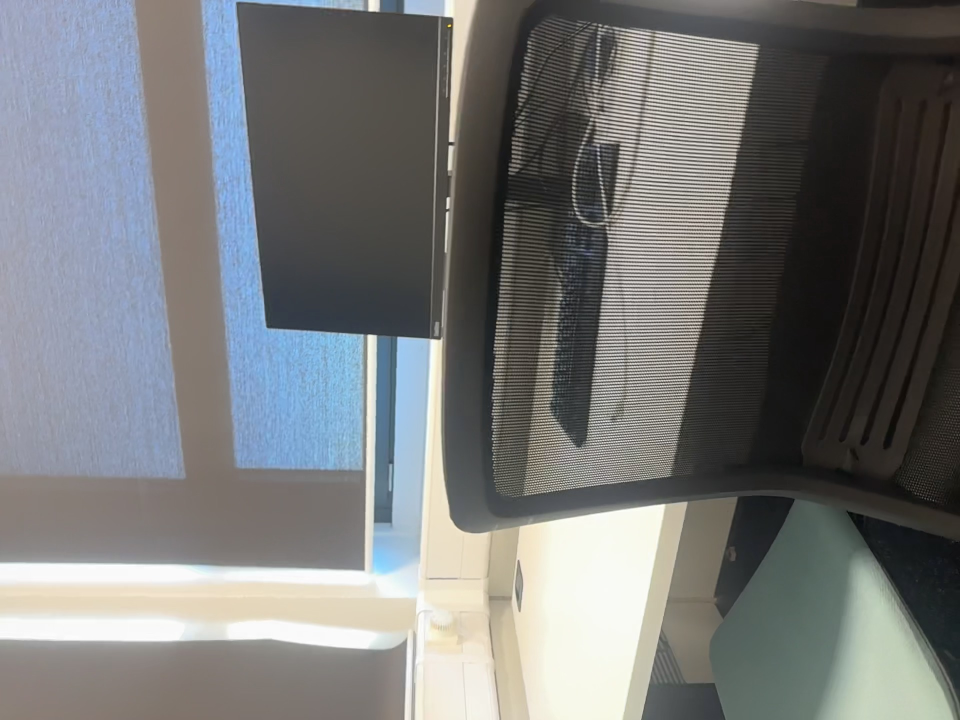
#> input picture results/diagnosis/blur/renders/eval_1219_photo.png, 1920 x 1440 px, given in place of train_234_render.png, which was not available (shown at 1/2 size)
$ python shift_check.py
#> lines starting #> are read from the running program, lines starting #| are printed output that depends on the picture
"""Reviewer check: is the render misregistered against its own photo (global/local shift)?
For each render/photo pair at 1920x1440: global phase-correlation shift, cc-PSNR before/after
shifting, and a grid of local shifts (256 px tiles)."""
import json, sys
from pathlib import Path
import numpy as np
from PIL import Image
D = Path(__file__).resolve().parents[1] / "blur/renders"
def load(p): return np.asarray(Image.open(p).convert("RGB"), np.float64) / 255.0
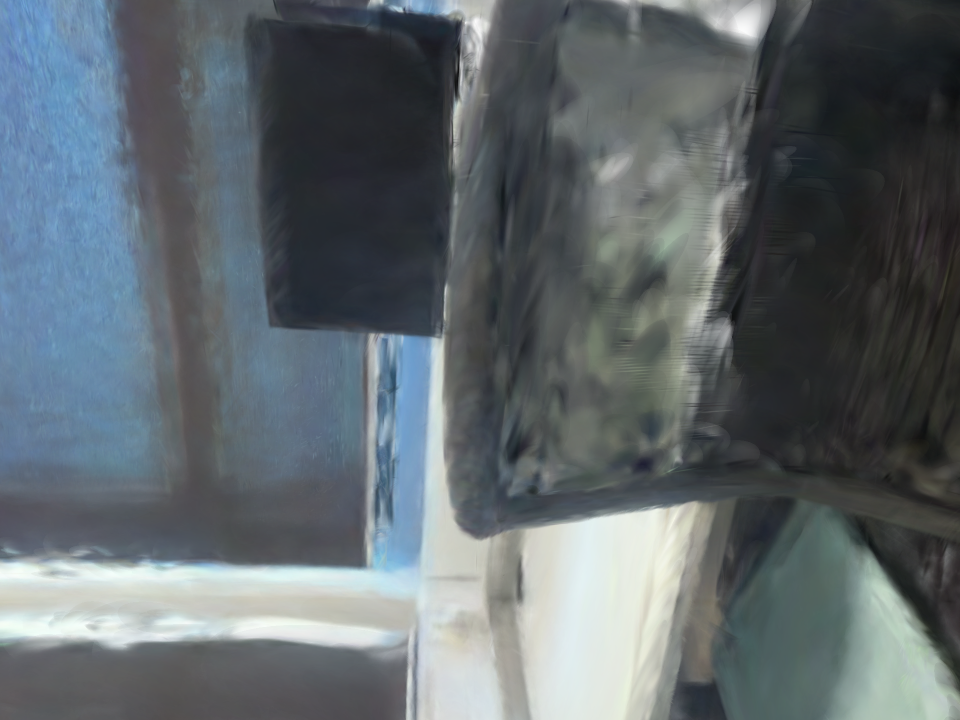
#> input picture results/diagnosis/blur/renders/eval_1219_render.png, 1920 x 1440 px, given in place of train_234_photo.png, which was not available (shown at 1/2 size)
def grey(a): return a @ np.array([0.299, 0.587, 0.114])
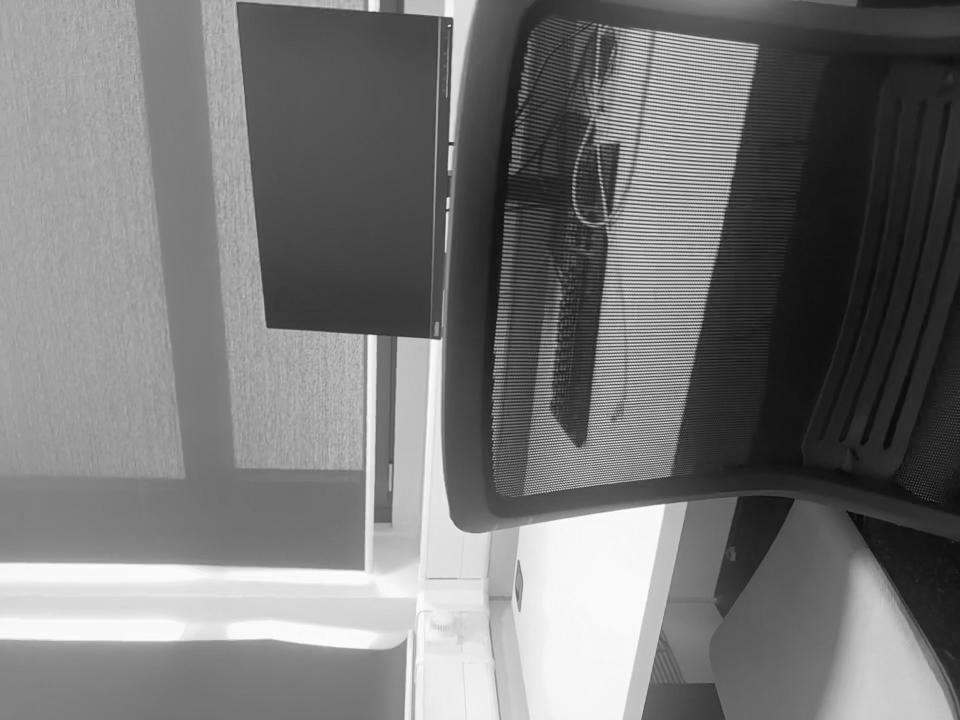
#> returned value: shape (1440, 1920) float64 (shown at 1/2 size); min 0.00117, max 1, mean 0.465
#> in grey (call 2), `def grey(a): return a @ np.array([0.299, 0.587, 0.114])`:
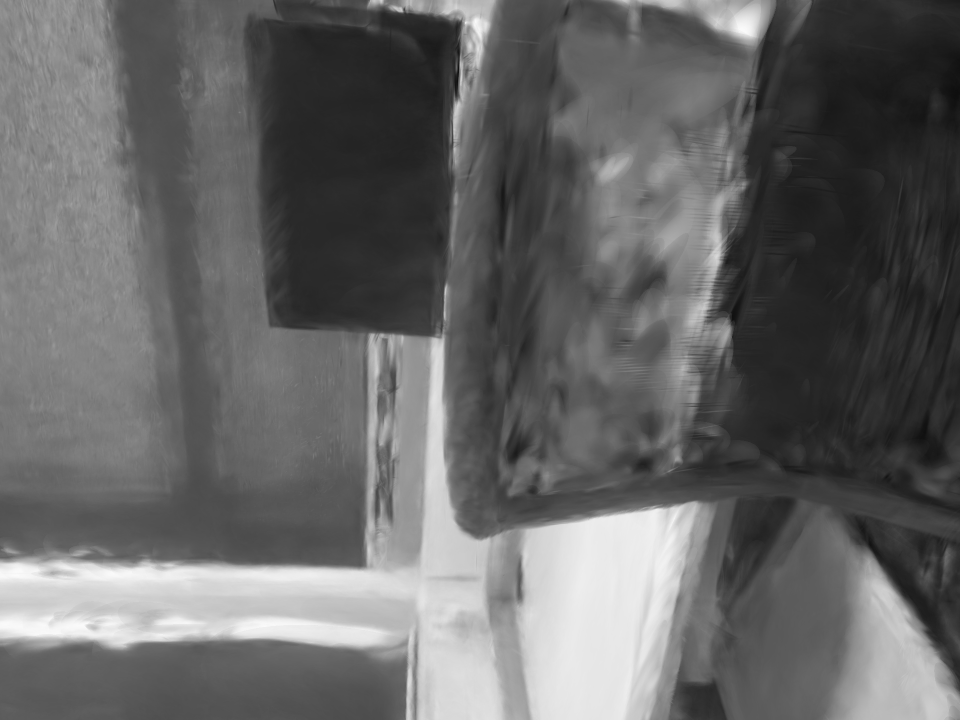
#> returned value: shape (1440, 1920) float64 (shown at 1/2 size); min 0.051, max 0.992, mean 0.403
def phase(a, b):
    a = a - a.mean(); b = b - b.mean()
    w = np.outer(np.hanning(a.shape[0]), np.hanning(a.shape[1]))
    F = np.fft.fft2(a * w) * np.conj(np.fft.fft2(b * w)); F /= np.abs(F) + 1e-9
    r = np.fft.ifft2(F).real; i = np.unravel_index(np.argmax(r), r.shape)
#> after `r = np.fft.ifft2(F).real`:
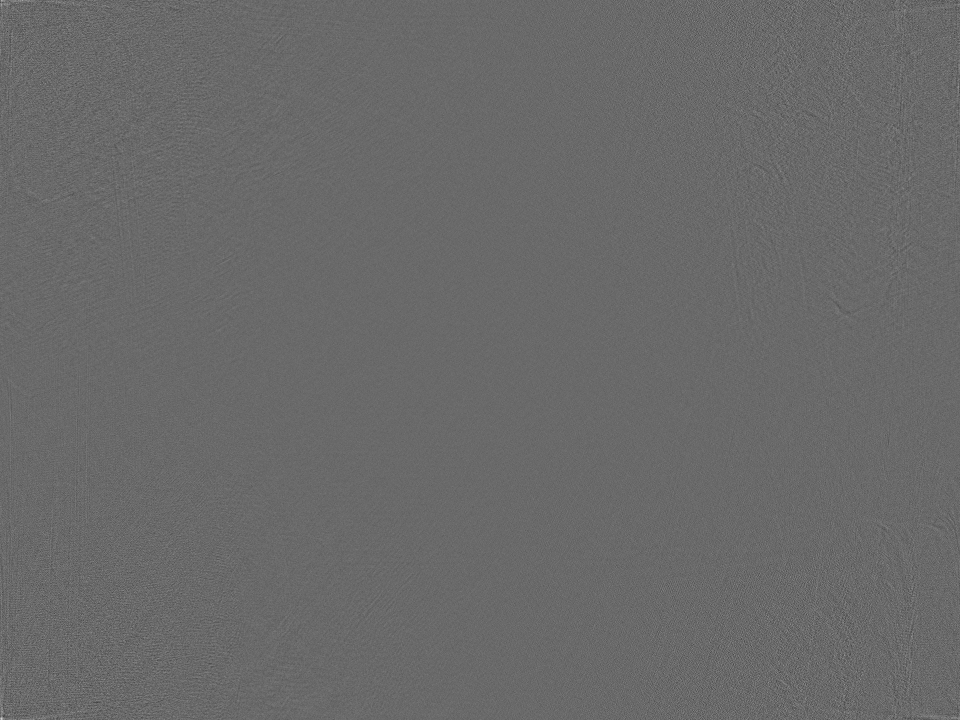
#> r: shape (1440, 1920) float64 (shown at 1/2 size); min -0.00566, max 0.00796, mean 3.62e-07; drawn with min black and max white
#> after `i = np.unravel_index(np.argmax(r), r.shape)`: i = (1437, 3)
    dy, dx = [int(v) if v < s // 2 else int(v) - s for v, s in zip(i, r.shape)]
#> dy = -3; dx = 3
    # subpixel parabola
    def sp(m, c, p):
        d = (m - 2 * c + p); return 0.0 if d == 0 else 0.5 * (m - p) / d
    y, x = i; H, W = r.shape
#> after `y, x = i`: y = 1437; x = 3
#> after `H, W = r.shape`: H = 1440; W = 1920
    sy = sp(r[(y-1)%H, x], r[y, x], r[(y+1)%H, x]); sx = sp(r[y, (x-1)%W], r[y, x], r[y, (x+1)%W])
#> in sp, `d = m - 2 * c + p`: d = -0.00448
#> after `sy = sp(r[(y - 1) % H, x], r[y, x], r[(y + 1) % H, x])`: sy = -0.00743
#> after `sx = sp(r[y, (x - 1) % W], r[y, x], r[y, (x + 1) % W])`: sx = -0.0167
    return dy + sy, dx + sx, float(r.max())
def cc_psnr(render, photo, m=None):
    X = render.reshape(-1, 3); Y = photo.reshape(-1, 3)
    if m is not None: X = X[m.ravel()]; Y = Y[m.ravel()]
    A = np.c_[X, np.ones(len(X))]; M, *_ = np.linalg.lstsq(A, Y, rcond=None)
    e = np.mean((A @ M - Y) ** 2); return 10 * np.log10(1 / e)
out = {}
for name in ["train_234", "train_2002", "train_1228", "eval_224", "eval_2010", "eval_1219"]:
    R = load(D / f"{name}_render.png"); P = load(D / f"{name}_photo.png")
    gR, gP = grey(R), grey(P)
    dy, dx, pk = phase(gP, gR)
#> dy = -3.01; dx = 2.98; pk = 0.00796
    sh = np.roll(np.roll(R, int(round(dy)), 0), int(round(dx)), 1)
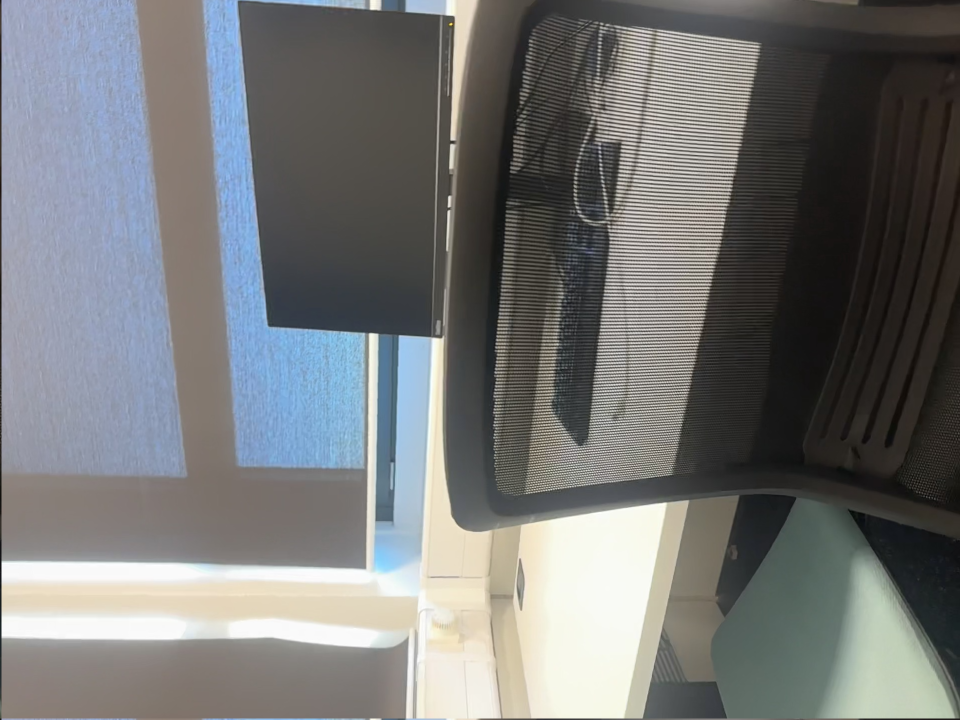
#> sh: shape (1440, 1920, 3) float64 (shown at 1/2 size); mean R, G, B 0.461, 0.467, 0.467
    m = np.zeros(gR.shape, bool); b = 40; m[b:-b, b:-b] = True
    base = cc_psnr(R, P, m); after = cc_psnr(sh, P, m)
#> in cc_psnr, `M, *_ = np.linalg.lstsq(A, Y, rcond=None)`: M = [[-0.25, -0.454, -0.135], [1.96, 1.92, 0.862], [-1.04, -0.741, 0.014], [0.0605, 0.0693, 0.08]]
#> in cc_psnr, `e = np.mean((A @ M - Y) ** 2)`: e = 0.012
#> after `base = cc_psnr(R, P, m)`: base = 19.21
#> after `after = cc_psnr(sh, P, m)`: after = 19.35
    tiles = []
    T = 256
    for y0 in range(64, gP.shape[0] - T - 63, T):
        for x0 in range(64, gP.shape[1] - T - 63, T):
            a = gP[y0:y0+T, x0:x0+T]; c = gR[y0:y0+T, x0:x0+T]
            if a.std() < 0.03: continue
            ty, tx, tp = phase(a, c)
            if tp > 0.08: tiles.append((round(ty, 2), round(tx, 2), round(tp, 3)))
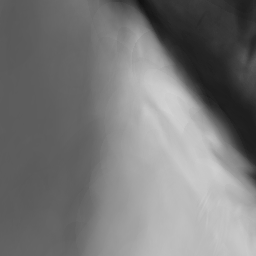
#> a: shape (256, 256) float64; min 0.0668, max 0.823, mean 0.473
#> after the loop, tiles = []
    mags = [float(np.hypot(t[0], t[1])) for t in tiles]
#> mags = []
    out[name] = {"global_shift_px_dy_dx": [round(dy, 2), round(dx, 2)], "peak": round(pk, 3),
                 "cc_psnr_1920": round(base, 2), "cc_psnr_after_global_shift": round(after, 2),
                 "tiles_n": len(tiles), "tile_shift_median_px": round(float(np.median(mags)), 2) if mags else None,
                 "tile_shift_p90_px": round(float(np.percentile(mags, 90)), 2) if mags else None,
                 "tiles": tiles}
    print(name, {k: v for k, v in out[name].items() if k != "tiles"}, flush=True)
#| train_234 {'global_shift_px_dy_dx': [-3.01, 2.98], 'peak': 0.008, 'cc_psnr_1920': 19.21, 'cc_psnr_after_global_shift': 19.35, 'tiles_n': 0, 'tile_shift_median_px': None, 'tile_shift_p90_px': None}
#> (the run stopped early here; a loop or call above may not have finished)
